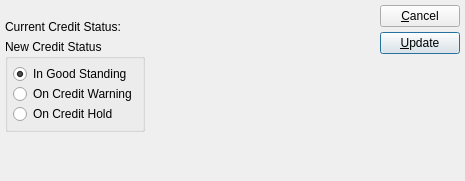
<ui version="4.0" >
 <author></author>
 <comment>This file is part of the xTuple ERP: PostBooks Edition, a free and
open source Enterprise Resource Planning software suite,
Copyright (c) 1999-2011 by OpenMFG LLC, d/b/a xTuple.
It is licensed to you under the Common Public Attribution License
version 1.0, the full text of which (including xTuple-specific Exhibits)
is available at www.xtuple.com/CPAL.  By using this software, you agree
to be bound by its terms.</comment>
 <exportmacro></exportmacro>
 <class>updateCreditStatusByCustomer</class>
 <widget class="QDialog" name="updateCreditStatusByCustomer" >
  <property name="geometry" >
   <rect>
    <x>0</x>
    <y>0</y>
    <width>465</width>
    <height>181</height>
   </rect>
  </property>
  <property name="windowTitle" >
   <string>Update Credit Status by Customer</string>
  </property>
  <layout class="QHBoxLayout" >
   <property name="margin" >
    <number>5</number>
   </property>
   <property name="spacing" >
    <number>7</number>
   </property>
   <item>
    <layout class="QVBoxLayout" >
     <property name="margin" >
      <number>0</number>
     </property>
     <property name="spacing" >
      <number>0</number>
     </property>
     <item>
      <layout class="QVBoxLayout" >
       <property name="margin" >
        <number>0</number>
       </property>
       <property name="spacing" >
        <number>5</number>
       </property>
       <item>
        <layout class="QHBoxLayout" >
         <property name="margin" >
          <number>0</number>
         </property>
         <property name="spacing" >
          <number>0</number>
         </property>
         <item>
          <widget class="CustCluster" name="_cust" />
         </item>
         <item>
          <spacer>
           <property name="orientation" >
            <enum>Qt::Horizontal</enum>
           </property>
           <property name="sizeType" >
            <enum>QSizePolicy::Expanding</enum>
           </property>
           <property name="sizeHint" >
            <size>
             <width>16</width>
             <height>10</height>
            </size>
           </property>
          </spacer>
         </item>
        </layout>
       </item>
       <item>
        <layout class="QHBoxLayout" >
         <property name="margin" >
          <number>0</number>
         </property>
         <property name="spacing" >
          <number>5</number>
         </property>
         <item>
          <widget class="QLabel" name="_currentStatusLit" >
           <property name="text" >
            <string>Current Credit Status:</string>
           </property>
          </widget>
         </item>
         <item>
          <layout class="QHBoxLayout" >
           <property name="margin" >
            <number>0</number>
           </property>
           <property name="spacing" >
            <number>0</number>
           </property>
           <item>
            <widget class="QLabel" name="_currentStatus" >
             <property name="text" >
              <string/>
             </property>
            </widget>
           </item>
           <item>
            <spacer>
             <property name="orientation" >
              <enum>Qt::Horizontal</enum>
             </property>
             <property name="sizeType" >
              <enum>QSizePolicy::Expanding</enum>
             </property>
             <property name="sizeHint" >
              <size>
               <width>31</width>
               <height>10</height>
              </size>
             </property>
            </spacer>
           </item>
          </layout>
         </item>
        </layout>
       </item>
       <item>
        <layout class="QHBoxLayout" >
         <property name="margin" >
          <number>0</number>
         </property>
         <property name="spacing" >
          <number>5</number>
         </property>
         <item>
          <widget class="QGroupBox" name="_creditStatusGroup" >
           <property name="title" >
            <string>New Credit Status</string>
           </property>
           <layout class="QVBoxLayout" >
            <property name="margin" >
             <number>5</number>
            </property>
            <property name="spacing" >
             <number>0</number>
            </property>
            <item>
             <widget class="QRadioButton" name="_inGoodStanding" >
              <property name="text" >
               <string>In Good Standing</string>
              </property>
              <property name="checked" >
               <bool>true</bool>
              </property>
             </widget>
            </item>
            <item>
             <widget class="QRadioButton" name="_onCreditWarning" >
              <property name="text" >
               <string>On Credit Warning</string>
              </property>
             </widget>
            </item>
            <item>
             <widget class="QRadioButton" name="_onCreditHold" >
              <property name="text" >
               <string>On Credit Hold</string>
              </property>
             </widget>
            </item>
           </layout>
          </widget>
         </item>
         <item>
          <spacer>
           <property name="orientation" >
            <enum>Qt::Horizontal</enum>
           </property>
           <property name="sizeType" >
            <enum>QSizePolicy::Expanding</enum>
           </property>
           <property name="sizeHint" >
            <size>
             <width>31</width>
             <height>10</height>
            </size>
           </property>
          </spacer>
         </item>
        </layout>
       </item>
      </layout>
     </item>
     <item>
      <spacer>
       <property name="orientation" >
        <enum>Qt::Vertical</enum>
       </property>
       <property name="sizeType" >
        <enum>QSizePolicy::Expanding</enum>
       </property>
       <property name="sizeHint" >
        <size>
         <width>10</width>
         <height>91</height>
        </size>
       </property>
      </spacer>
     </item>
    </layout>
   </item>
   <item>
    <layout class="QVBoxLayout" >
     <property name="margin" >
      <number>0</number>
     </property>
     <property name="spacing" >
      <number>0</number>
     </property>
     <item>
      <layout class="QVBoxLayout" >
       <property name="margin" >
        <number>0</number>
       </property>
       <property name="spacing" >
        <number>5</number>
       </property>
       <item>
        <widget class="QPushButton" name="_close" >
         <property name="text" >
          <string>&amp;Cancel</string>
         </property>
        </widget>
       </item>
       <item>
        <widget class="QPushButton" name="_update" >
         <property name="text" >
          <string>&amp;Update</string>
         </property>
         <property name="autoDefault" >
          <bool>true</bool>
         </property>
         <property name="default" >
          <bool>true</bool>
         </property>
        </widget>
       </item>
      </layout>
     </item>
     <item>
      <spacer>
       <property name="orientation" >
        <enum>Qt::Vertical</enum>
       </property>
       <property name="sizeType" >
        <enum>QSizePolicy::Expanding</enum>
       </property>
       <property name="sizeHint" >
        <size>
         <width>10</width>
         <height>41</height>
        </size>
       </property>
      </spacer>
     </item>
    </layout>
   </item>
  </layout>
 </widget>
 <layoutdefault spacing="6" margin="11" />
 <pixmapfunction>qPixmapFromMimeSource</pixmapfunction>
 <customwidgets>
  <customwidget>
   <class>CustCluster</class>
   <extends>QWidget</extends>
   <header>custcluster.h</header>
   <container>0</container>
   <pixmap></pixmap>
  </customwidget>
 </customwidgets>
 <tabstops>
  <tabstop>_cust</tabstop>
  <tabstop>_inGoodStanding</tabstop>
  <tabstop>_update</tabstop>
  <tabstop>_close</tabstop>
 </tabstops>
 <includes/>
 <resources/>
 <connections>
  <connection>
   <sender>_close</sender>
   <signal>clicked()</signal>
   <receiver>updateCreditStatusByCustomer</receiver>
   <slot>reject()</slot>
   <hints>
    <hint type="sourcelabel" >
     <x>20</x>
     <y>20</y>
    </hint>
    <hint type="destinationlabel" >
     <x>20</x>
     <y>20</y>
    </hint>
   </hints>
  </connection>
 </connections>
</ui>
